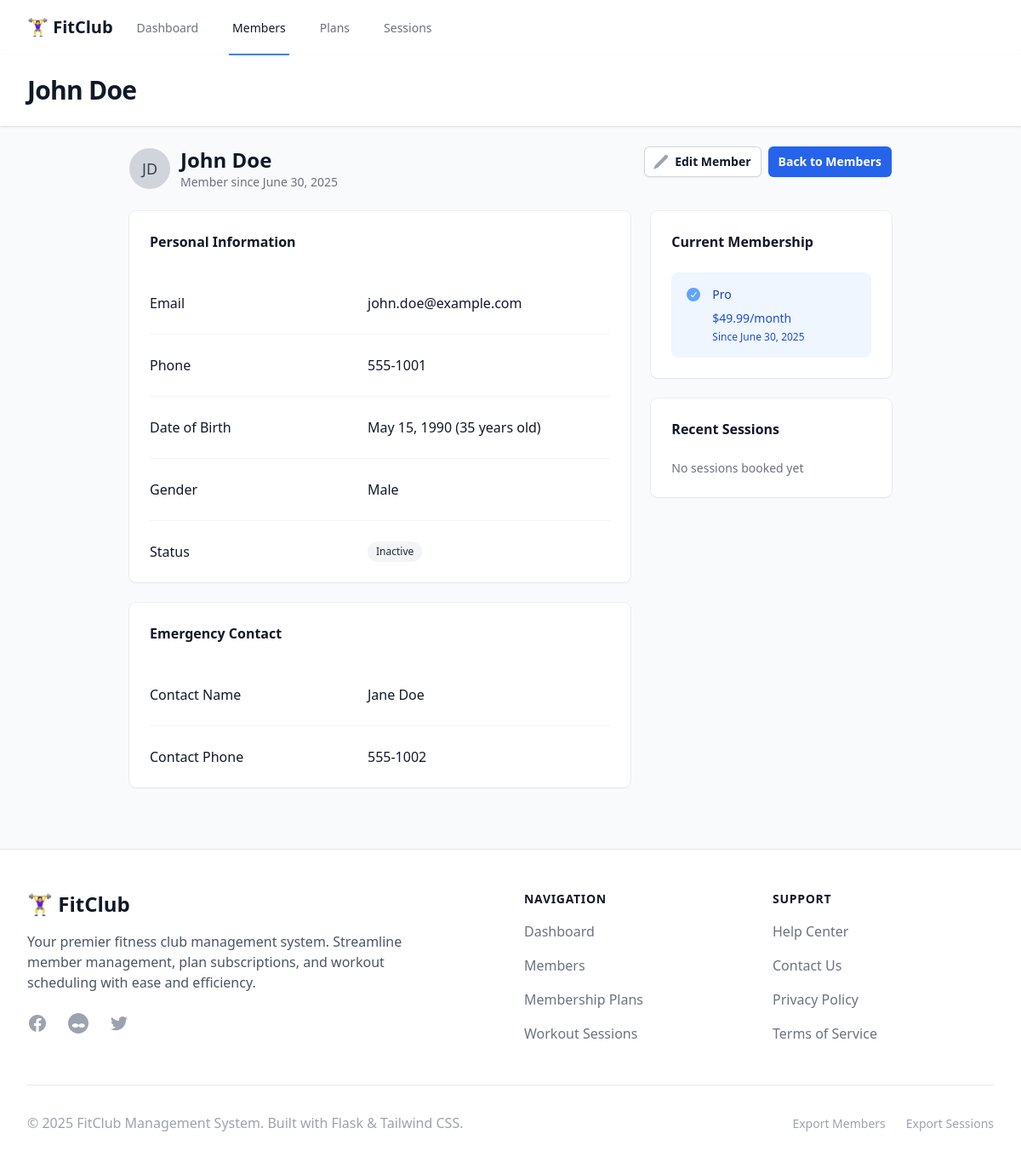
Screenshot of /members/1 with the database file from the repository.
### models.py (models this page shows, shortened)
class Member(db.Model):
    __tablename__ = 'members'
    id = db.Column(db.Integer, primary_key=True)
    first_name = db.Column(db.String(50), nullable=False)
    last_name = db.Column(db.String(50), nullable=False)
    email = db.Column(db.String(100), unique=True, nullable=False)
    phone = db.Column(db.String(20))
    date_of_birth = db.Column(db.Date)
    gender = db.Column(db.String(10))
    emergency_contact = db.Column(db.String(100))
    emergency_phone = db.Column(db.String(20))
    join_date = db.Column(db.Date, default=date.today)
    status = db.Column(db.String(20), default='active')
    created_at = db.Column(db.DateTime, default=datetime.utcnow)
    member_plans = db.relationship('MemberPlan', backref='member', lazy=True)
    session_bookings = db.relationship(
        'SessionBooking', backref='member', lazy=True)
    @property
    def full_name(self):
        return f"{self.first_name} {self.last_name}"
    @property
    def age(self):
        if self.date_of_birth:
            today = date.today()
            return today.year - self.date_of_birth.year - ((today.month, today.day) < (self.date_of_birth.month, self.date_of_birth.day))
        return None

class MembershipPlan(db.Model):
    __tablename__ = 'membership_plans'
    id = db.Column(db.Integer, primary_key=True)
    name = db.Column(db.String(50), nullable=False)
    description = db.Column(db.Text)
    monthly_price = db.Column(db.Float, nullable=False)
    benefits = db.Column(db.Text)
    created_at = db.Column(db.DateTime, default=datetime.utcnow)
    member_plans = db.relationship('MemberPlan', backref='plan', lazy=True)

class MemberPlan(db.Model):
    __tablename__ = 'member_plans'
    id = db.Column(db.Integer, primary_key=True)
    member_id = db.Column(db.Integer, db.ForeignKey(
        'members.id'), nullable=False)
    plan_id = db.Column(db.Integer, db.ForeignKey(
        'membership_plans.id'), nullable=False)
    start_date = db.Column(db.Date, default=date.today)
    end_date = db.Column(db.Date)
    status = db.Column(db.String(20), default='active')

### app.py (the view)
@app.route('/members/<int:id>')
def member_detail(id):
    member = Member.query.get_or_404(id)
    return render_template('members/detail.html', member=member)

### app.py (called while the page is built)
@app.context_processor
def inject_template_vars():
    from flask import request
    return {
        'current_endpoint': request.endpoint,
        'request': request
    }

### templates/members/detail.html (shortened to what this page needs)
{% extends "base.html" %}
{% block header %}{{ member.full_name }}{% endblock %}
{% block content %}
<div class="px-4 sm:px-0">
    <div class="max-w-4xl mx-auto">
        <div class="mb-6 flex justify-between items-start">
            <div>
                <div class="flex items-center space-x-3">
                    <div class="h-12 w-12 rounded-full bg-gray-300 flex items-center justify-center">
                        <span class="text-lg font-medium text-gray-700">{{ member.first_name[0] }}{{ member.last_name[0]
                            }}</span>
                    </div>
                    <div>
                        <h1 class="text-2xl font-bold text-gray-900">{{ member.full_name }}</h1>
                        <p class="text-sm text-gray-500">Member since {{ member.join_date.strftime('%B %d, %Y') if
                            member.join_date else 'Unknown' }}</p>
                    </div>
                </div>
            </div>
            <div class="flex space-x-2">
                <a href="{{ url_for('edit_member', id=member.id) }}"
                    class="inline-flex items-center rounded-md bg-white px-3 py-2 text-sm font-semibold text-gray-900 shadow-sm ring-1 ring-inset ring-gray-300 hover:bg-gray-50">
                    <svg class="-ml-0.5 mr-1.5 h-5 w-5 text-gray-400" viewBox="0 0 20 20" fill="currentColor">
                        <path
                            d="M2.695 14.763l-1.262 3.154a.5.5 0 00.65.65l3.155-1.262a4 4 0 001.343-.885L17.5 5.5a2.121 2.121 0 00-3-3L3.58 13.42a4 4 0 00-.885 1.343z" />
                    </svg>
                    Edit Member
                </a>
                <a href="{{ url_for('members') }}"
                    class="inline-flex items-center rounded-md bg-primary-600 px-3 py-2 text-sm font-semibold text-white shadow-sm hover:bg-primary-500">
                    Back to Members
                </a>
            </div>
        </div>
        <div class="grid grid-cols-1 gap-6 lg:grid-cols-3">
            <div class="lg:col-span-2 space-y-6">
                <div class="bg-white shadow-sm ring-1 ring-gray-900/5 sm:rounded-lg">
                    <div class="px-4 py-6 sm:p-6">
                        <h3 class="text-base font-semibold leading-6 text-gray-900">Personal Information</h3>
                        <dl class="mt-6 space-y-6 divide-y divide-gray-100">
                            <div class="pt-6 sm:flex">
                                <dt class="font-medium text-gray-900 sm:w-64 sm:flex-none sm:pr-6">Email</dt>
                                <dd class="mt-1 flex justify-between gap-x-6 sm:mt-0 sm:flex-auto">
                                    <div class="text-gray-900">{{ member.email }}</div>
                                </dd>
                            </div>
                            <div class="pt-6 sm:flex">
                                <dt class="font-medium text-gray-900 sm:w-64 sm:flex-none sm:pr-6">Phone</dt>
                                <dd class="mt-1 flex justify-between gap-x-6 sm:mt-0 sm:flex-auto">
                                    <div class="text-gray-900">{{ member.phone or 'Not provided' }}</div>
                                </dd>
                            </div>
                            <div class="pt-6 sm:flex">
                                <dt class="font-medium text-gray-900 sm:w-64 sm:flex-none sm:pr-6">Date of Birth</dt>
                                <dd class="mt-1 flex justify-between gap-x-6 sm:mt-0 sm:flex-auto">
                                    <div class="text-gray-900">
                                        {% if member.date_of_birth %}
                                        {{ member.date_of_birth.strftime('%B %d, %Y') }} ({{ member.age }} years old)
                                        {% else %}
                                        Not provided
                                        {% endif %}
                                    </div>
                                </dd>
                            </div>
                            <div class="pt-6 sm:flex">
                                <dt class="font-medium text-gray-900 sm:w-64 sm:flex-none sm:pr-6">Gender</dt>
                                <dd class="mt-1 flex justify-between gap-x-6 sm:mt-0 sm:flex-auto">
                                    <div class="text-gray-900">{{ member.gender.title() if member.gender else 'Not
                                        specified' }}</div>
                                </dd>
                            </div>
                            <div class="pt-6 sm:flex">
                                <dt class="font-medium text-gray-900 sm:w-64 sm:flex-none sm:pr-6">Status</dt>
                                <dd class="mt-1 flex justify-between gap-x-6 sm:mt-0 sm:flex-auto">
                                    <span
                                        class="inline-flex items-center rounded-full {% if member.status == 'active' %}bg-green-100 text-green-800{% elif member.status == 'inactive' %}bg-gray-100 text-gray-800{% else %}bg-red-100 text-red-800{% endif %} px-2.5 py-0.5 text-xs font-medium">
                                        {{ member.status.title() }}
                                    </span>
                                </dd>
                            </div>
                        </dl>
                    </div>
                </div>
                <div class="bg-white shadow-sm ring-1 ring-gray-900/5 sm:rounded-lg">
                    <div class="px-4 py-6 sm:p-6">
                        <h3 class="text-base font-semibold leading-6 text-gray-900">Emergency Contact</h3>
                        <dl class="mt-6 space-y-6 divide-y divide-gray-100">
                            <div class="pt-6 sm:flex">
                                <dt class="font-medium text-gray-900 sm:w-64 sm:flex-none sm:pr-6">Contact Name</dt>
                                <dd class="mt-1 flex justify-between gap-x-6 sm:mt-0 sm:flex-auto">
                                    <div class="text-gray-900">{{ member.emergency_contact or 'Not provided' }}</div>
                                </dd>
                            </div>
                            <div class="pt-6 sm:flex">
                                <dt class="font-medium text-gray-900 sm:w-64 sm:flex-none sm:pr-6">Contact Phone</dt>
                                <dd class="mt-1 flex justify-between gap-x-6 sm:mt-0 sm:flex-auto">
                                    <div class="text-gray-900">{{ member.emergency_phone or 'Not provided' }}</div>
                                </dd>
                            </div>
                        </dl>
                    </div>
                </div>
            </div>
            <div class="space-y-6">
                <div class="bg-white shadow-sm ring-1 ring-gray-900/5 sm:rounded-lg">
                    <div class="px-4 py-6 sm:p-6">
                        <h3 class="text-base font-semibold leading-6 text-gray-900">Current Membership</h3>
                        <div class="mt-6">
                            {% if member.member_plans %}
                            {% set active_plan = member.member_plans|selectattr("status", "equalto", "active")|first %}
                            {% if active_plan %}
                            <div class="rounded-lg bg-blue-50 p-4">
                                <div class="flex">
                                    <div class="flex-shrink-0">
                                        <svg class="h-5 w-5 text-blue-400" viewBox="0 0 20 20" fill="currentColor">
                                            <path fill-rule="evenodd"
                                                d="M10 18a8 8 0 100-16 8 8 0 000 16zm3.857-9.809a.75.75 0 00-1.214-.882l-3.236 4.53L8.243 10.5a.75.75 0 00-1.06 1.061l1.5 1.5a.75.75 0 001.137-.089l4-5.5z"
                                                clip-rule="evenodd" />
                                        </svg>
                                    </div>
                                    <div class="ml-3">
                                        <h3 class="text-sm font-medium text-blue-800">{{ active_plan.plan.name }}</h3>
                                        <div class="mt-2 text-sm text-blue-700">
                                            <p>${{ "%.2f"|format(active_plan.plan.monthly_price) }}/month</p>
                                            <p class="text-xs mt-1">Since {{ active_plan.start_date.strftime('%B %d,
                                                %Y') }}</p>
                                        </div>
                                    </div>
                                </div>
                            </div>
                            {% else %}
                            <p class="text-sm text-gray-500">No active membership plan</p>
                            {% endif %}
                            {% else %}
                            <p class="text-sm text-gray-500">No membership plan assigned</p>
                            {% endif %}
                        </div>
                    </div>
                </div>
                <div class="bg-white shadow-sm ring-1 ring-gray-900/5 sm:rounded-lg">
                    <div class="px-4 py-6 sm:p-6">
                        <h3 class="text-base font-semibold leading-6 text-gray-900">Recent Sessions</h3>
                        <div class="mt-6">
                            {% if member.session_bookings %}
                            <ul role="list" class="space-y-3">
                                {% for booking in member.session_bookings[:5] %}
                                <li class="flex justify-between gap-x-3">
                                    <div class="min-w-0">
                                        <p class="text-sm font-semibold leading-6 text-gray-900">{{
                                            booking.session.title }}</p>
                                        <p class="text-xs leading-5 text-gray-500">
                                            {{ booking.session.session_date.strftime('%m/%d/%Y') }} at {{
                                            booking.session.start_time.strftime('%I:%M %p') }}
                                        </p>
                                    </div>
                                    <div class="flex-none">
                                        <span
                                            class="inline-flex items-center rounded-full {% if booking.status == 'confirmed' %}bg-green-100 text-green-800{% elif booking.status == 'cancelled' %}bg-red-100 text-red-800{% else %}bg-gray-100 text-gray-800{% endif %} px-1.5 py-0.5 text-xs font-medium">
                                            {{ booking.status.title() }}
                                        </span>
                                    </div>
                                </li>
                                {% endfor %}
                            </ul>
                            {% else %}
                            <p class="text-sm text-gray-500">No sessions booked yet</p>
                            {% endif %}
                        </div>
                    </div>
                </div>
            </div>
        </div>
    </div>
</div>
{% endblock %}

### rows the page displays
Member: full_name "John Doe", first_name "J", last_name "D", join_date "June 30, 2025", email "john.doe@example.com", phone "555-1001", date_of_birth "May 15, 1990", age "35", gender "Male", status "Inactive", emergency_contact "Jane Doe", emergency_phone "555-1002"
MembershipPlan: plan.name "Pro", plan.monthly_price "49.99"
MemberPlan: start_date "June 30, 2025"
